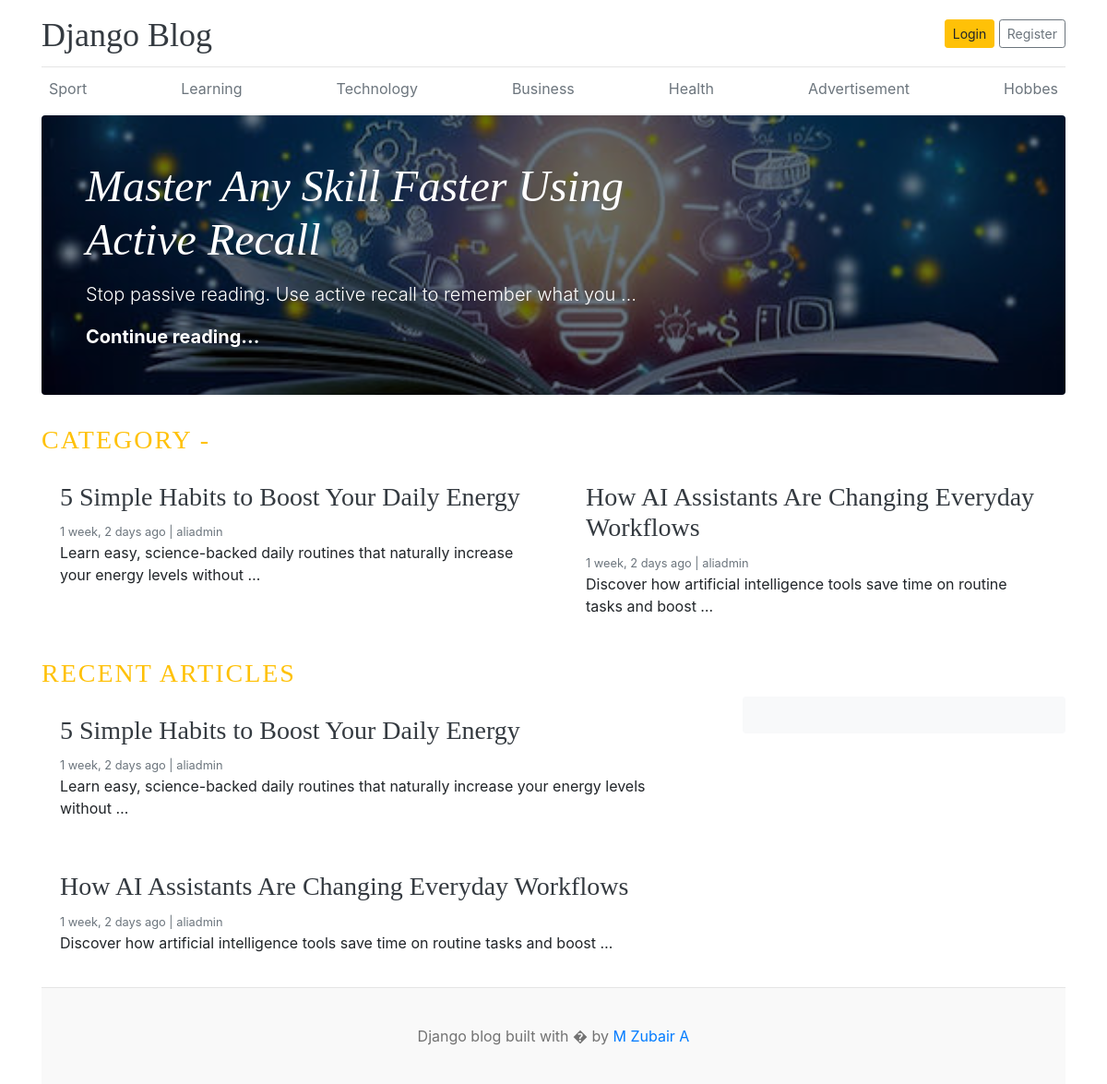
/, run on an earlier commit of the app's database.
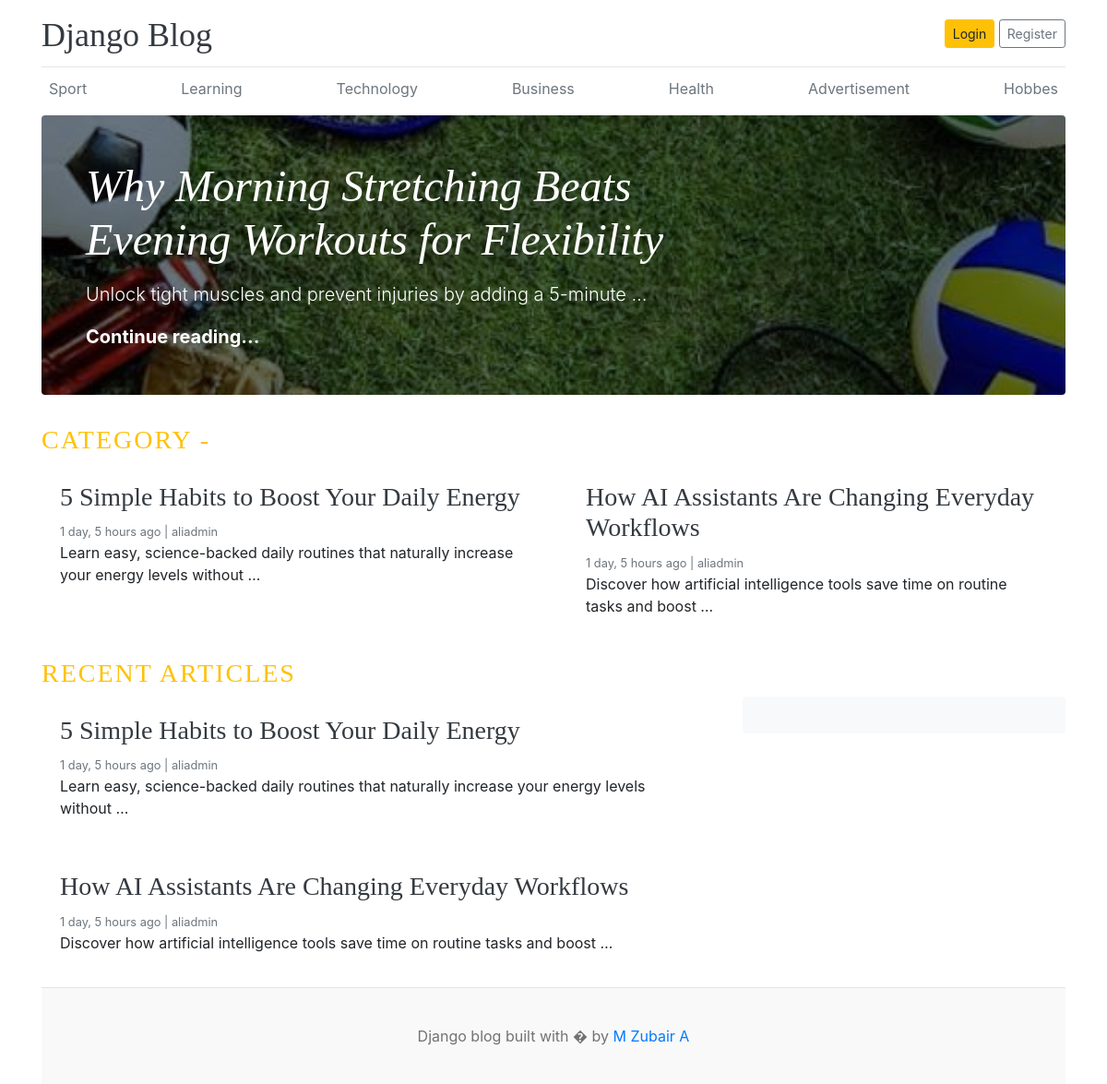
And on a later commit of the database.
### blogs/models.py (models this page shows, shortened)
class Category(models.Model):
    category_name = models.CharField(max_length=50, unique=True)
    created_at = models.DateTimeField(auto_now_add=True)
    updated_at = models.DateTimeField(auto_now=True)
    class Meta:
        verbose_name_plural = "Categories"

class Blog(models.Model):
    title = models.CharField(max_length=100)
    slug = models.SlugField(max_length=150, unique=True)
    category = models.ForeignKey(Category, on_delete=models.CASCADE)
    author = models.ForeignKey(User, on_delete = models.CASCADE)
    featured_image = models.ImageField(upload_to='uploads/%Y/%m/%d')
    short_description = models.TextField(max_length=500)
    blog_body = models.TextField(max_length=2000)
    status = models.CharField(max_length=20, choices=STATUS_CHOICES, default="Draft")
    is_featured = models.BooleanField(default=False)
    created_at = models.DateTimeField(auto_now_add=True)
    updated_at = models.DateTimeField(auto_now=True)

### blog_main/views.py (the view)
# urls.py: 2. Add a URL to urlpatterns:  path('', views.home, name='home')
def home(request):
    featured_posts = Blog.objects.filter(is_featured=True, status='Published').order_by('updated_at')
    posts = Blog.objects.filter(is_featured=False, status='Published')
    try:
        about = About.objects.get()
    except:
        about = None
    context = {
        'featured_posts' : featured_posts,
        'posts' : posts,
        'about' : about,
    }
    return render(request, 'home.html', context)

### blogs/context_processors.py (called while the page is built)
def get_categories(request):
    categories = Category.objects.all()
    return dict(categories=categories)

def get_social_links(request):
    social_links = SocialLink.objects.all()
    return dict(social_links=social_links)

### templates/home.html (shortened to what this page needs)
{% extends "base.html" %}
{% block content %}
{% for post in featured_posts %}
    {% if forloop.first %}
        <div class="jumbotron p-3 p-md-5 text-white rounded bg-dark"
             style="background-image: url('{{ post.featured_image.url }}');
                    background-blend-mode: overlay;
                    background-size: cover;
                    background-position: center;">
            <div class="col-md-8 px-0">
                <h1 class="display-4 font-italic"> {{ post.title }} </h1>
                <p class="lead my-3"> {{ post.short_description|truncatewords:10 }} </p>
                <p class="lead mb-0">  <a href="{% url 'blogs' post.slug %}" class="text-white font-weight-bold"> Continue reading... </a> </p>
            </div>
        </div>
    {% endif %}
{% endfor %}
<h3 class="text-uppercase text-warning mt-4" style="letter-spacing: 2px;"> Category - {{ category }}</h3>
<div class="row mb-4">
    {% if posts %}
        {% for post in posts %}
            <div class="col-md-6">
                <div class="card border-0">
                    <div class="card-body">
                        <h3> <a href="{% url 'blogs' post.slug %}" class="text-dark">  {{ post.title }} </a> </h3>
                        <small class="mb-1 text-muted">  {{ post.updated_at|timesince }} ago |  {{ post.author }} </small>
                        <p class="card-text">  {{ post.short_description|truncatewords:12 }} </p>
                    </div>
                </div>
            </div>
        {% endfor %}
    {% else %}
        <p>No posts available in this category.</p>
    {% endif %}
</div>
<h3 class="text-uppercase text-warning mt-4" style="letter-spacing: 2px;"> Recent Articles </h3>
<main role="main" class="container p-0">
    <div class="row">
        <div class="col-md-8 blog-main">
            {% for post in posts %}
                <div class="card border-0 mb-3">
                    <div class="card-body">
                        <h3>  <a href="{% url 'blogs' post.slug %}" class="text-dark">  {{ post.title }}  </a> </h3>
                        <small class="mb-1 text-muted">  {{ post.updated_at|timesince }} ago |  {{ post.author }}  </small>
                        <p class="card-text">  {{ post.short_description|truncatewords:12 }}  </p>
                    </div>
                </div>
            {% empty %}
                <p>No recent articles available.</p>
            {% endfor %}
        </div>
        <aside class="col-md-4 blog-sidebar">
            <div class="p-3 mb-3 bg-light rounded">
            </div>
        </aside>
    </div>
</main>
{% endblock %}

### templates/base.html (shortened to what this page needs)
{% load static %}
<!DOCTYPE html>
<html lang="en">
<head>
    <link href="https://getbootstrap.com/docs/4.0/dist/css/bootstrap.min.css" rel="stylesheet">
    <link href="{% static 'css/blog.css' %}" rel="stylesheet">
  </head>
<body>
    <div class="container">
      <header class="blog-header py-3">
        <div class="row flex-nowrap justify-content-between align-items-center">
          <div class="col-8 pt-1">
            <a class="blog-header-logo text-dark" href="/">Django Blog</a>
          </div>
          <div class="col-4 d-flex justify-content-end align-items-center">
            <a class="btn btn-sm btn-warning" href="#">Login</a> &nbsp;
            <a class="btn btn-sm btn-outline-secondary" href="#">Register</a>
          </div>
        </div>
      </header>
      <div class="nav-scroller py-1 mb-2">
        <nav class="nav d-flex justify-content-between">
          {% for category in categories %}
          <a class="p-2 text-muted" href="{% url 'posts_by_category' category.id %}">{{ category.category_name }}</a>
          {% endfor %}
        </nav>
      </div>
{% block content %}
{% endblock %}
<footer class="blog-footer">
  <p>Django blog built with � by <a href="#">M Zubair A</a></p>
</footer>
</body>
</html>

What changed in the data, as far as the page shows it:
no longer on this page (row edited): Blog: featured_image (picture), title "Master Any Skill Faster Using Active Recall", short_description "Stop passive reading. Use active recall to remember what you …"
now on this page (row edited): Blog: featured_image (picture), title "Why Morning Stretching Beats Evening Workouts for Flexibility", short_description "Unlock tight muscles and prevent injuries by adding a 5-minute …"
changed Blog "5 Simple Habits to Boost Your Daily Energy": updated_at "1 week, 2 days" → "1 day, 5 hours"
changed Blog "How AI Assistants Are Changing Everyday Workflows": updated_at "1 week, 2 days" → "1 day, 5 hours"
